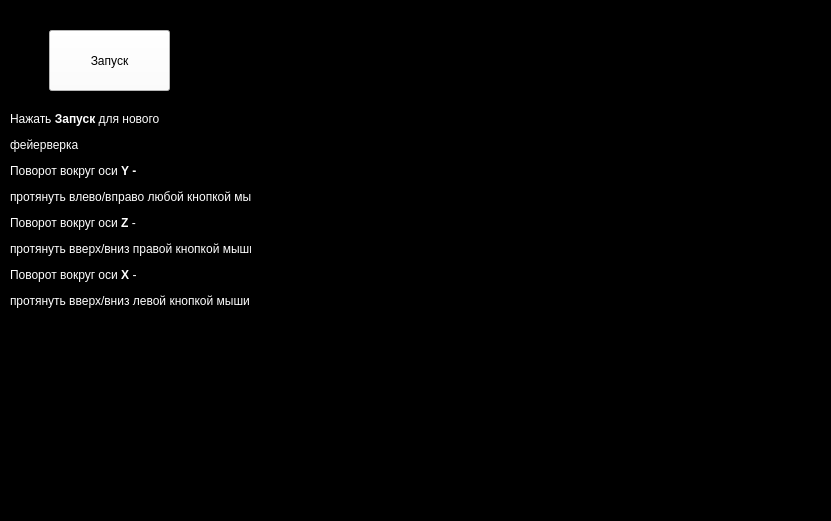
<?xml version="1.0" encoding="UTF-8"?>
<ui version="4.0">
 <class>MainWindow</class>
 <widget class="QMainWindow" name="MainWindow">
  <property name="geometry">
   <rect>
    <x>0</x>
    <y>0</y>
    <width>831</width>
    <height>521</height>
   </rect>
  </property>
  <property name="windowTitle">
   <string>Firework</string>
  </property>
  <property name="styleSheet">
   <string notr="true">background-color: rgb(0, 0, 0);</string>
  </property>
  <widget class="QWidget" name="centralWidget">
   <widget class="QPushButton" name="pushButton">
    <property name="geometry">
     <rect>
      <x>49</x>
      <y>30</y>
      <width>121</width>
      <height>61</height>
     </rect>
    </property>
    <property name="styleSheet">
     <string notr="true">background-color: rgb(255, 255, 255);</string>
    </property>
    <property name="text">
     <string>Запуск</string>
    </property>
   </widget>
   <widget class="QLabel" name="label">
    <property name="geometry">
     <rect>
      <x>10</x>
      <y>100</y>
      <width>241</width>
      <height>221</height>
     </rect>
    </property>
    <property name="text">
     <string>&lt;html&gt;&lt;head/&gt;&lt;body&gt;&lt;p&gt;&lt;span style=&quot; color:#ffffff;&quot;&gt;Нажать &lt;/span&gt;&lt;span style=&quot; font-weight:600; color:#ffffff;&quot;&gt;Запуск &lt;/span&gt;&lt;span style=&quot; color:#ffffff;&quot;&gt;для нового&lt;/span&gt;&lt;/p&gt;&lt;p&gt;&lt;span style=&quot; color:#ffffff;&quot;&gt;фейерверка&lt;/span&gt;&lt;/p&gt;&lt;p&gt;&lt;span style=&quot; color:#ffffff;&quot;&gt;Поворот вокруг оси&lt;/span&gt;&lt;span style=&quot; font-weight:600; color:#ffffff;&quot;&gt; Y - &lt;/span&gt;&lt;/p&gt;&lt;p&gt;&lt;span style=&quot; color:#ffffff;&quot;&gt;протянуть влево/вправо любой кнопкой мыши&lt;/span&gt;&lt;/p&gt;&lt;p&gt;&lt;span style=&quot; color:#ffffff;&quot;&gt;Поворот вокруг оси &lt;/span&gt;&lt;span style=&quot; font-weight:600; color:#ffffff;&quot;&gt;Z&lt;/span&gt;&lt;span style=&quot; color:#ffffff;&quot;&gt; - &lt;/span&gt;&lt;/p&gt;&lt;p&gt;&lt;span style=&quot; color:#ffffff;&quot;&gt;протянуть вверх/вниз правой кнопкой мыши&lt;/span&gt;&lt;/p&gt;&lt;p&gt;&lt;span style=&quot; color:#ffffff;&quot;&gt;Поворот вокруг оси &lt;/span&gt;&lt;span style=&quot; font-weight:600; color:#ffffff;&quot;&gt;X&lt;/span&gt;&lt;span style=&quot; color:#ffffff;&quot;&gt; - &lt;/span&gt;&lt;/p&gt;&lt;p&gt;&lt;span style=&quot; color:#ffffff;&quot;&gt;протянуть вверх/вниз левой кнопкой мыши&lt;/span&gt;&lt;/p&gt;&lt;/body&gt;&lt;/html&gt;</string>
    </property>
   </widget>
  </widget>
  <widget class="QStatusBar" name="statusBar"/>
 </widget>
 <layoutdefault spacing="6" margin="11"/>
 <resources/>
 <connections/>
</ui>
